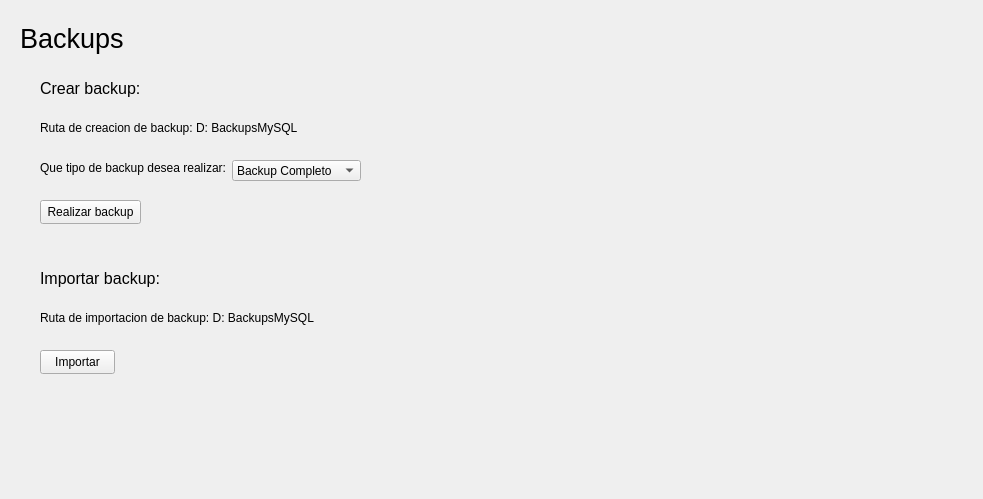
<?xml version="1.0" encoding="UTF-8"?>
<ui version="4.0">
 <class>Form</class>
 <widget class="QWidget" name="Form">
  <property name="geometry">
   <rect>
    <x>0</x>
    <y>0</y>
    <width>983</width>
    <height>499</height>
   </rect>
  </property>
  <property name="windowTitle">
   <string>Form</string>
  </property>
  <widget class="QLabel" name="title_label">
   <property name="geometry">
    <rect>
     <x>20</x>
     <y>20</y>
     <width>947</width>
     <height>36</height>
    </rect>
   </property>
   <property name="font">
    <font>
     <pointsize>20</pointsize>
    </font>
   </property>
   <property name="layoutDirection">
    <enum>Qt::LeftToRight</enum>
   </property>
   <property name="text">
    <string>Backups</string>
   </property>
  </widget>
  <widget class="QComboBox" name="backup_combo">
   <property name="geometry">
    <rect>
     <x>232</x>
     <y>160</y>
     <width>129</width>
     <height>21</height>
    </rect>
   </property>
   <item>
    <property name="text">
     <string>Backup Completo</string>
    </property>
   </item>
   <item>
    <property name="text">
     <string>Backup Incremental</string>
    </property>
   </item>
   <item>
    <property name="text">
     <string>Backup diferencial</string>
    </property>
   </item>
  </widget>
  <widget class="QLabel" name="label">
   <property name="geometry">
    <rect>
     <x>40</x>
     <y>160</y>
     <width>186</width>
     <height>16</height>
    </rect>
   </property>
   <property name="text">
    <string>Que tipo de backup desea realizar: </string>
   </property>
  </widget>
  <widget class="QPushButton" name="btn_backup_export">
   <property name="geometry">
    <rect>
     <x>40</x>
     <y>200</y>
     <width>101</width>
     <height>24</height>
    </rect>
   </property>
   <property name="text">
    <string>Realizar backup</string>
   </property>
  </widget>
  <widget class="QLabel" name="title_label_2">
   <property name="geometry">
    <rect>
     <x>40</x>
     <y>70</y>
     <width>947</width>
     <height>36</height>
    </rect>
   </property>
   <property name="font">
    <font>
     <pointsize>12</pointsize>
    </font>
   </property>
   <property name="layoutDirection">
    <enum>Qt::LeftToRight</enum>
   </property>
   <property name="text">
    <string>Crear backup:</string>
   </property>
  </widget>
  <widget class="QLabel" name="title_label_3">
   <property name="geometry">
    <rect>
     <x>40</x>
     <y>260</y>
     <width>947</width>
     <height>36</height>
    </rect>
   </property>
   <property name="font">
    <font>
     <pointsize>12</pointsize>
    </font>
   </property>
   <property name="layoutDirection">
    <enum>Qt::LeftToRight</enum>
   </property>
   <property name="text">
    <string>Importar backup:</string>
   </property>
  </widget>
  <widget class="QPushButton" name="btn_backup_import">
   <property name="geometry">
    <rect>
     <x>40</x>
     <y>350</y>
     <width>75</width>
     <height>24</height>
    </rect>
   </property>
   <property name="text">
    <string>Importar</string>
   </property>
  </widget>
  <widget class="QLabel" name="label_2">
   <property name="geometry">
    <rect>
     <x>40</x>
     <y>120</y>
     <width>491</width>
     <height>16</height>
    </rect>
   </property>
   <property name="text">
    <string>Ruta de creacion de backup: D: BackupsMySQL</string>
   </property>
  </widget>
  <widget class="QLabel" name="label_3">
   <property name="geometry">
    <rect>
     <x>40</x>
     <y>310</y>
     <width>491</width>
     <height>16</height>
    </rect>
   </property>
   <property name="text">
    <string>Ruta de importacion de backup: D: BackupsMySQL</string>
   </property>
  </widget>
 </widget>
 <resources/>
 <connections/>
</ui>
